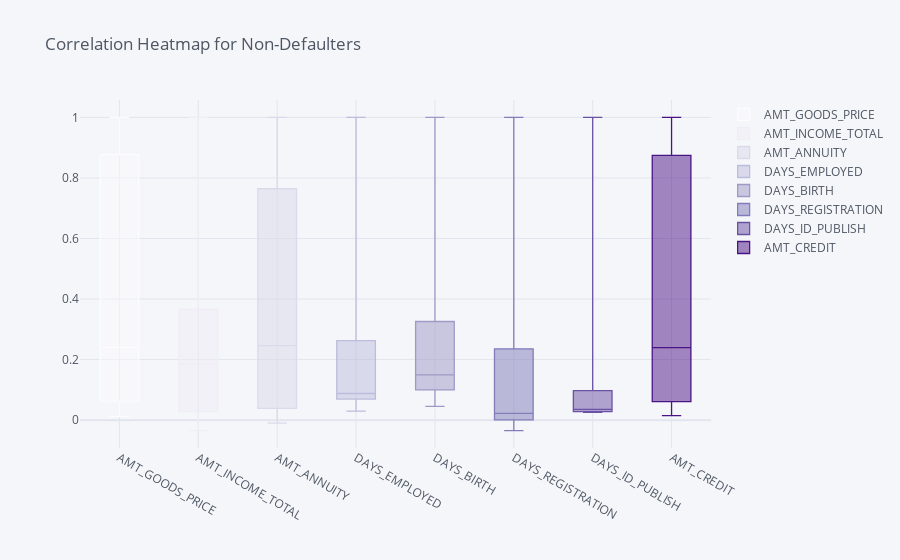

Here is the notebook cell this chart was saved with:
### Code cell
# Heatmap for Loan- Non-Defaulters
Newapplication_0[['AMT_GOODS_PRICE','AMT_INCOME_TOTAL','AMT_ANNUITY','DAYS_EMPLOYED','DAYS_BIRTH',
         'DAYS_REGISTRATION', 'DAYS_ID_PUBLISH',
         'AMT_CREDIT',]].corr(method = 'pearson').iplot(kind="box",title="Correlation Heatmap for Non-Defaulters",colorscale ="purples")

### Figure 1 — Plotly figure (JSON) as saved in the notebook; plotly's stock layout.template omitted (floating-point values rounded to 4 significant figures)
{"data": [{"boxpoints": false, "line": {"width": 1.3}, "marker": {"color": "rgba(252, 251, 253, 1.0)"}, "name": "AMT_GOODS_PRICE", "orientation": "v", "type": "box", "y": [1, 0.3333, 0.7667, 0.08861, 0.1469, 0.01184, 0.03669, 0.9865]}, {"boxpoints": false, "line": {"width": 1.3}, "marker": {"color": "rgba(239, 237, 245, 1.0)"}, "name": "AMT_INCOME_TOTAL", "orientation": "v", "type": "box", "y": [0.3333, 1, 0.4008, 0.0301, 0.04554, -0.03451, 0.02646, 0.3262]}, {"boxpoints": false, "line": {"width": 1.3}, "marker": {"color": "rgba(218, 218, 235, 1.0)"}, "name": "AMT_ANNUITY", "orientation": "v", "type": "box", "y": [0.7667, 0.4008, 1, 0.05247, 0.09157, -0.009814, 0.02599, 0.7621]}, {"boxpoints": false, "line": {"width": 1.3}, "marker": {"color": "rgba(188, 189, 220, 1.0)"}, "name": "DAYS_EMPLOYED", "orientation": "v", "type": "box", "y": [0.08861, 0.0301, 0.05247, 1, 0.3527, 0.1721, 0.08668, 0.0875]}, {"boxpoints": false, "line": {"width": 1.3}, "marker": {"color": "rgba(158, 154, 200, 1.0)"}, "name": "DAYS_BIRTH", "orientation": "v", "type": "box", "y": [0.1469, 0.04554, 0.09157, 0.3527, 1, 0.299, 0.1081, 0.1527]}, {"boxpoints": false, "line": {"width": 1.3}, "marker": {"color": "rgba(128, 125, 186, 1.0)"}, "name": "DAYS_REGISTRATION", "orientation": "v", "type": "box", "y": [0.01184, -0.03451, -0.009814, 0.1721, 0.299, 1, 0.02989, 0.01518]}, {"boxpoints": false, "line": {"width": 1.3}, "marker": {"color": "rgba(106, 81, 163, 1.0)"}, "name": "DAYS_ID_PUBLISH", "orientation": "v", "type": "box", "y": [0.03669, 0.02646, 0.02599, 0.08668, 0.1081, 0.02989, 1, 0.03491]}, {"boxpoints": false, "line": {"width": 1.3}, "marker": {"color": "rgba(74, 20, 134, 1.0)"}, "name": "AMT_CREDIT", "orientation": "v", "type": "box", "y": [0.9865, 0.3262, 0.7621, 0.0875, 0.1527, 0.01518, 0.03491, 1]}], "layout": {"legend": {"bgcolor": "#F5F6F9", "font": {"color": "#4D5663"}}, "paper_bgcolor": "#F5F6F9", "plot_bgcolor": "#F5F6F9", "title": {"font": {"color": "#4D5663"}, "text": "Correlation Heatmap for Non-Defaulters"}, "xaxis": {"gridcolor": "#E1E5ED", "showgrid": true, "tickfont": {"color": "#4D5663"}, "title": {"font": {"color": "#4D5663"}, "text": ""}, "zerolinecolor": "#E1E5ED"}, "yaxis": {"gridcolor": "#E1E5ED", "showgrid": true, "tickfont": {"color": "#4D5663"}, "title": {"font": {"color": "#4D5663"}, "text": ""}, "zerolinecolor": "#E1E5ED"}}}
